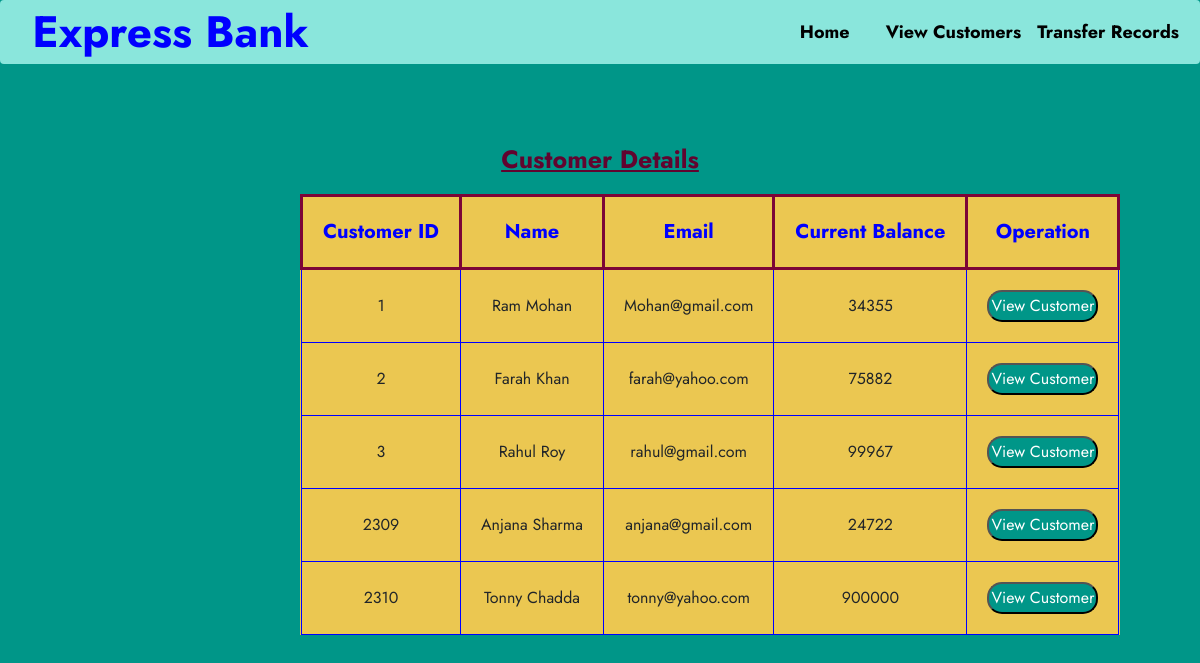
The page /vcustomer.php on the database its author committed.
### tables this page shows
CREATE TABLE `customers` (
  `customer_id` int(10) NOT NULL,
  `name` varchar(90) NOT NULL,
  `email` varchar(90) NOT NULL,
  `current_balance` int(100) NOT NULL
);

### vcustomer.php (the view, shortened to what this page needs)
<?php
include "config.php";
?>
<!DOCTYPE html>
<html>
    <head>
    <link rel="stylesheet" href= "https://maxcdn.bootstrapcdn.com/bootstrap/4.4.1/css/bootstrap.min.css">
    <link rel="stylesheet" href="https://stackpath.bootstrapcdn.com/bootstrap/4.4.1/css/bootstrap.min.css"integrity="sha384-Vkoo8x4CGsO3+Hhxv8T/Q5PaXtkKtu6ug5TOeNV6gBiFeWPGFN9MuhOf23Q9Ifjh">
    <link rel="stylesheet" href="style.css">
    </head>
    <body style="background-color:#009688">
<div class="container-fluid myclass" style="padding:0px; margin:0px;">
        <nav class="navbar navbar-expand-sm  navbar-toggler navbar-light" style="background-color:transparent; background-color:#8ae6dc
; opacity:4;">
            <div class="navbar-brand font-weight-bold " id="title"  style="color:blue;font-size:2.2em;">
                &nbsp;Express Bank
            </div>
            <div class="collapse navbar-collapse" id="navbarTogglerDemo02" style="float:right;">
                <ul class="navbar-nav ml-auto font-weight-bold"  style="font-size:large; color:pink;">
                <li class="nav-item">
                        <a class="nav-link hover dark " href="index.php" style="color:black;font-weight:2em;">
                            <span style="padding-right:20px;" >&nbsp;&nbsp;Home</span>
                        </a>
                    </li>
                    <li class="nav-item">
                        <a class="nav-link" href="vcustomer.php" style="color:black;font-weight:2em;">
                            View Customers
                        </a>
                    </li>
                    <li class="nav-item">
                        <a class="nav-link" href="transferrecords.php" style="color:black;font-weight:2em;">
                            Transfer Records
                        </a>
                    </li>
                </ul>
            </div>
        </nav>
    <h3 class= "my-h3" >Customer Details</h3>
<table class="my-table" >
          <tr>
            <th>Customer ID</th>
            <th>Name</th>
            <th>Email</th>
            <th>Current Balance</th>
            <th>Operation</th>
          </tr>
          <?php
        $sql = "SELECT * FROM `customers`";
        $result = mysqli_query($conn, $sql);
        while($row = mysqli_fetch_assoc($result)){
            echo "<tr>";
            echo "<form method ='post' action = 'a-customer.php'>";
            echo "<td>". $row['customer_id'] . "</td>
            <td>". $row['name'] . "</td>
            <td>". $row['email'] . "</td>
            <td>". $row['current_balance'] . "</td>";
           echo "<td > <a href='a-customer.php'><button type='submit'  name='user'   value= '{$row['name']}' >View Customer</button></a></td>";
            echo "</form>";
           echo  "</tr>";
        }
        ?>
    </table>
</div>
    </body>
</html>

### style.css (style rules this page uses)
* { margin: 0; padding: 0; font-family: 'Jost', sans-serif; }
nav { background-color: #8ae6dc; }
th { background-color: rgb(235, 199, 81); border: 3px solid rgb(124, 5, 55); margin-top: 20px; text-align: center; font-size: 20px; padding: 20px 20px 20px 20px; color: blue; }
td,td ,table { background-color: rgb(235, 199, 81); border: 1px solid blue; margin-left:300px; margin-top: 20px; text-align: center; padding: 20px 20px 20px 20px; }
.my-h3 { margin-top: 80px; text-align: center; font-size: 25px; font-weight: bold; color: rgb(97, 4, 47); text-decoration: underline; }
button { background-color: #009688; padding: 2px 2px 2px 2px; color: white; border-radius: 15px; }

### rows shown on the page
customers: customer_id "1", name "Ram Mohan", email "Mohan@gmail.com", current_balance "34355"
customers: customer_id "2", name "Farah Khan", email "farah@yahoo.com", current_balance "75882"
customers: customer_id "3", name "Rahul Roy", email "rahul@gmail.com", current_balance "99967"
customers: customer_id "2309", name "Anjana Sharma", email "anjana@gmail.com", current_balance "24722"
customers: customer_id "2310", name "Tonny Chadda", email "tonny@yahoo.com", current_balance "900000"
